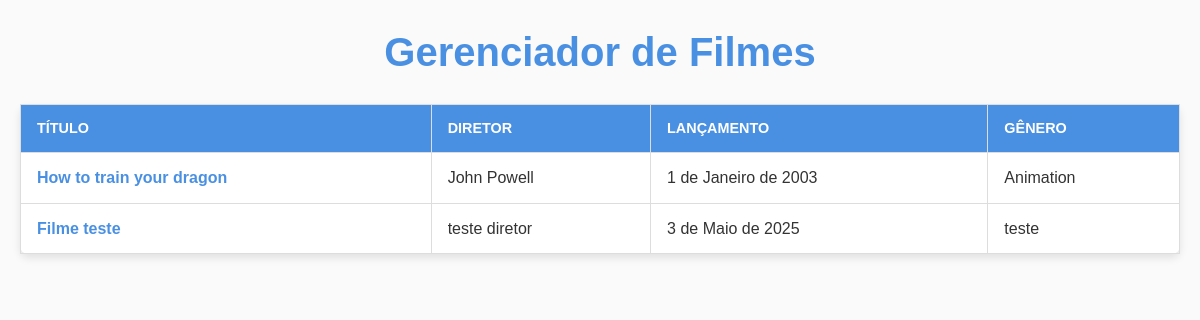
The app's page /, older data.
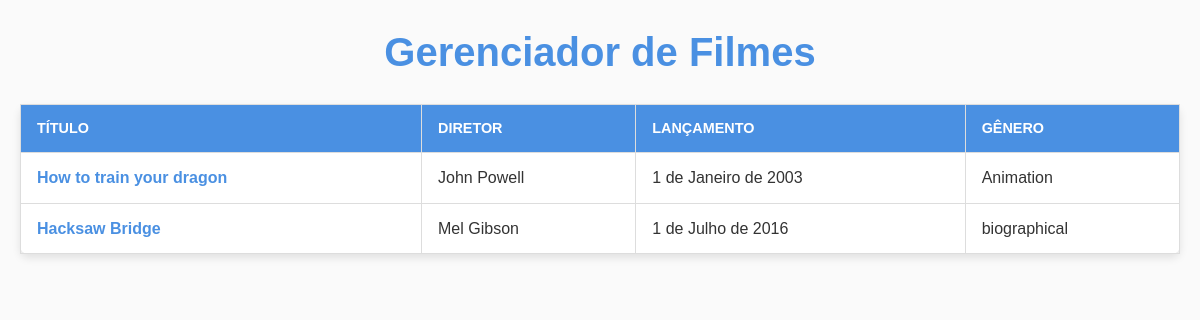
The same page, newer data.
### base/models.py (models this page shows)
class movie(models.Model):
    title = models.CharField('Title', max_length=100)
    director = models.CharField('Director', max_length=50)
    release = models.DateField('Release')
    genre = models.CharField('Genre', max_length=30)

### base/views.py (the view)
# urls.py: path('', index, name = "index" ),
def index(request):
    mov = movie.objects.all()
    context = {
        'movies': mov,
    }
    return render(request, 'index.html', context)

### base/templates/index.html (shortened to what this page needs)
{% load static %}
<!DOCTYPE html>
<html lang="pt-br">
  <head>
    <link rel="stylesheet" href="{% static 'css/style.css' %}" />
  </head>
  <body>
    <header class="header">
      <h1 class="title">Gerenciador de Filmes</h1>
    </header>
    <main class="container">
      <table class="movie-table">
        <thead>
          <tr>
            <th>Título</th>
            <th>Diretor</th>
            <th>Lançamento</th>
            <th>Gênero</th>
          </tr>
        </thead>
        <tbody>
          {% for mov in movies %}
          <tr>
            <td>
              <a href="{% url 'movie' mov.id %}" class="movie-link"
                >{{ mov.title }}</a
              >
            </td>
            <td>{{ mov.director }}</td>
            <td>{{ mov.release }}</td>
            <td>{{ mov.genre }}</td>
          </tr>
          {% endfor %}
        </tbody>
      </table>
    </main>
  </body>
</html>

Row changes from the older to the newer data that the page shows:
removed movie: title "Filme teste", director "teste diretor", release "3 de Maio de 2025", genre "teste"
added movie: title "Hacksaw Bridge", director "Mel Gibson", release "1 de Julho de 2016", genre "biographical"
